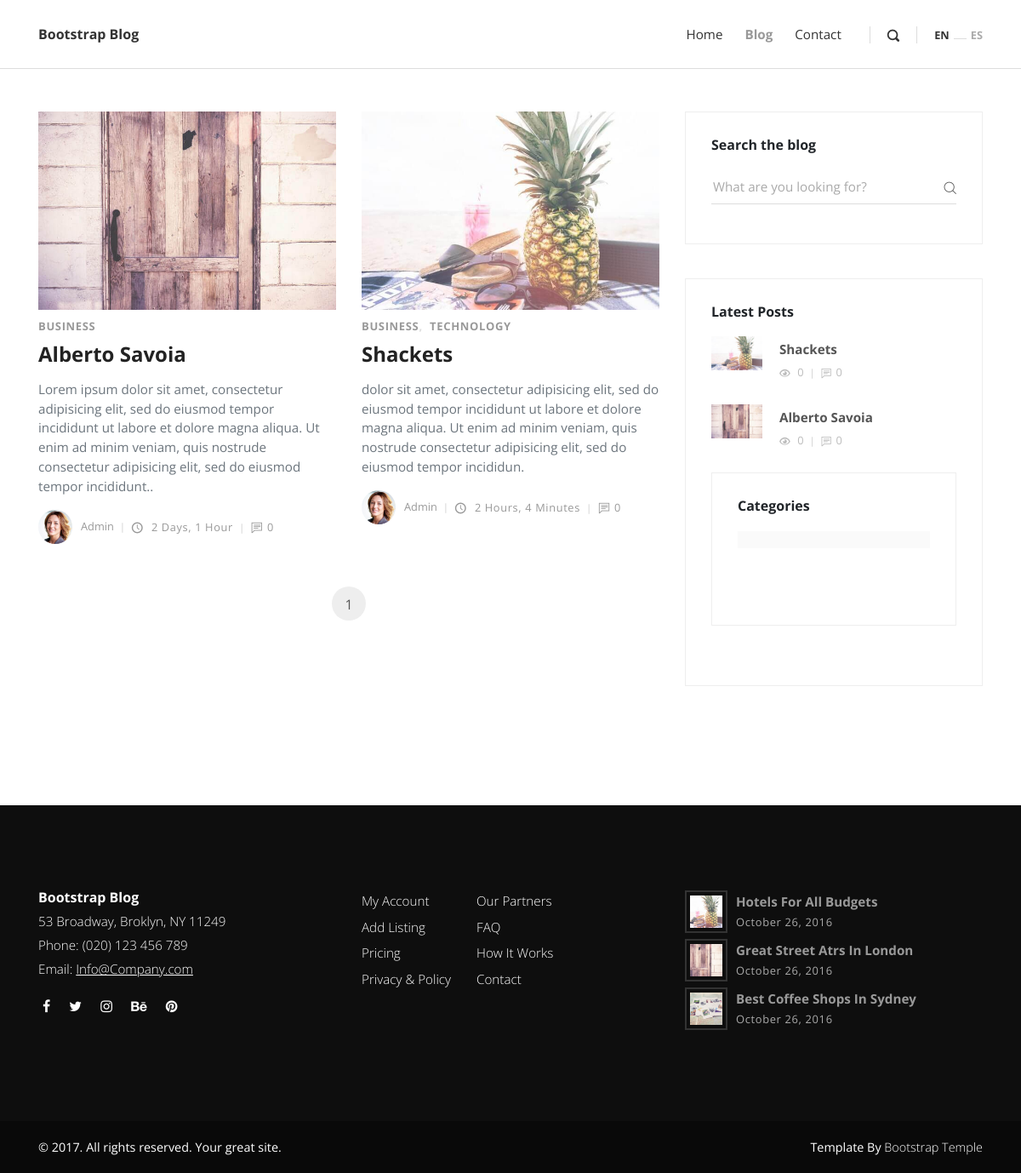
Page /post/ on the committed database.
### post/models.py (models this page shows, shortened)
class Post(models.Model):
    title = models.CharField(max_length=200)
    overview = models.TextField(_("overview"))
    content = models.TextField(_("content"))
    timestamp = models.DateTimeField(_("timestamp"), auto_now_add=True)
    author = models.ForeignKey(Author, verbose_name=_("author"), related_name='post_author', on_delete=models.CASCADE)
    thumbnail = models.ImageField(_("thumbnail"), upload_to='post/' , blank=True , null=True)
    category = models.ManyToManyField(Category, verbose_name=_("category"))
    featured = models.BooleanField(_("featured") , default=False)
    previous_post = models.ForeignKey("self", verbose_name=_("previous post"), related_name='previous', on_delete=models.SET_NULL , null=True , blank=True)
    next_post = models.ForeignKey("self", verbose_name=_("next post"),  related_name = 'next' ,on_delete=models.SET_NULL , null=True , blank=True)
    class Meta:
        verbose_name = _("Post")
        verbose_name_plural = _("Posts")
    def get_absolute_url(self):
        return reverse("post:post_detail", kwargs={"pk": self.pk})
    @property
    def comment_count(self):
        return Comment.objects.filter(post=self).count()
    @property
    def view_count(self):
        return PostView.objects.filter(post=self).count()

class Category(models.Model):
    title = models.CharField(max_length=200)
    class Meta:
        verbose_name = 'Category'
        verbose_name_plural = 'Categories'
    def __str__(self):
        return self.title

class Author(models.Model):
    user = models.OneToOneField(User, verbose_name=_("user"), on_delete=models.CASCADE)
    profile_img = models.ImageField(_("profile image "), upload_to='author/' , blank=True , null=True)
    class Meta:
        verbose_name = _("Author")
        verbose_name_plural = _("Authors")

### post/views.py (the view)
# urls.py: path('' , views.blog , name='blog'),
def blog(request):
    category_count = get_category_count()
    post_list = Post.objects.all()
    most_recent = Post.objects.order_by('-timestamp')[:3]
    paginator = Paginator(post_list , 3)
    page_request_var = 'page'
    page = request.GET.get(page_request_var)
    try:
        post_list  = paginator.page(page)
    except PageNotAnInteger:
        post_list = paginator.page(paginator.num_pages)
    context = {
        'post_list': post_list,
        'most_recent':most_recent,
        'page_request_var':page_request_var,
        'category_count':category_count,
    }
    return render(request , 'blog.html' , context)

### post/views.py (called while the page is built)
def get_category_count():
    post_list = Post.objects.values('category__title').annotate(Count('category__title'))
    return post_list

### templates/blog.html (shortened to what this page needs)
{% extends 'base.html' %}
{% load static %}
{% block content %}
    <div class="container">
      <div class="row">
        <main class="posts-listing col-lg-8">
          <div class="container">
            <div class="row">
              {% for post in post_list  %}
              <div class="post col-xl-6">
                <div class="post-thumbnail"><a href="{{ post.get_absolute_url }}"><img src="{{ post.thumbnail.url }}" alt="..." class="img-fluid"></a></div>
                <div class="post-details">
                  <div class="post-meta d-flex justify-content-between">
                    <div class="category">
                    {% for cat in post.category.all  %}
                    <a href="#">{{ cat }}</a>
                    {% endfor %}
                  </div>
                  </div><a href="{{ post.get_absolute_url }}">
                    <h3 class="h4">{{ post.title }}</h3></a>
                  <p class="text-muted">{{ post.overview }}.</p>
                  <footer class="post-footer d-flex align-items-center"><a href="#" class="author d-flex align-items-center flex-wrap">
                      <div class="avatar"><img src="{{ post.author.profile_img.url }}" alt="..." class="img-fluid"></div>
                      <div class="title"><span>{{post.author.user.username }}</span></div></a>
                    <div class="date"><i class="icon-clock"></i> {{ post.timestamp|timesince }}</div>
                    <div class="comments meta-last"><i class="icon-comment"></i>{{ post.comment_count }}</div>
                  </footer>
                </div>
              </div>
              {% endfor %}
            </div>
              <nav aria-label="Page navigation example">
                <ul class="pagination pagination-template d-flex justify-content-center">
                  <li class="page-item"><a href="?{{ page_request_var }}={{ post_list.number }}" class="page-link active">{{ post_list.number }}</a></li>
                </ul>
              </nav>
          </div>
        </main>
        {% include 'sidebar.html' with most_recent=most_recent category_count=category_count %}
      </div>
    </div>
{% endblock content %}

### templates/sidebar.html (shortened to what this page needs)
<aside class="col-lg-4">
    <div class="widget search">
    <header>
        <h3 class="h6">Search the blog</h3>
    </header>
    <form action="{% url 'post:search' %}" class="search-form">
        <div class="form-group">
        <input type="text" name="q" placeholder="What are you looking for?">
        <button type="submit" class="submit"><i class="icon-search"></i></button>
        </div>
    </form>
    </div>
    <div class="widget latest-posts">
    <header>
        <h3 class="h6">Latest Posts</h3>
    </header>
    <div class="blog-posts">
        {% for post in most_recent %}
        <a href="{{ post.get_absolute_url }}">
            <div class="item d-flex align-items-center">
            <div class="image"><img src="{{ post.thumbnail.url }}" alt="..." class="img-fluid"></div>
            <div class="title"><strong>{{ post.title }}</strong>
                <div class="d-flex align-items-center">
                <div class="views"><i class="icon-eye"></i> {{ post.view_count }}</div>
                <div class="comments"><i class="icon-comment"></i>{{ post.comment_count }}</div>
                </div>
            </div>
            </div>
        </a>
        {% endfor %}
    </div>
    <div class="widget categories">
    <header>
        <h3 class="h6">Categories</h3>
    </header>
    {% for cat in category_count %}
    <div class="item d-flex justify-content-between">
    </div>
    {% endfor %}
    </div>
</aside>

### rows in the picture
Post: thumbnail (picture), title "Alberto Savoia", overview "Lorem ipsum dolor sit amet, consectetur adipisicing elit, sed do eiusmod tempor incididunt ut labore et dolore magna aliqua. Ut enim ad minim veniam, quis nostrude consectetur adipisicing elit, sed do eiusmod tempor incididunt.", author.profile_img (picture), author.user.username "Admin", timestamp "2 Days, 1 Hour", comment_count "0", view_count "0"
Category: title "BUSINESS"
Post: thumbnail (picture), title "Shackets", overview "dolor sit amet, consectetur adipisicing elit, sed do eiusmod tempor incididunt ut labore et dolore magna aliqua. Ut enim ad minim veniam, quis nostrude consectetur adipisicing elit, sed do eiusmod tempor incididun", author.profile_img (picture), author.user.username "Admin", timestamp "2 Hours, 4 Minutes", comment_count "0", view_count "0"
Category: title "TECHNOLOGY"

### other values in the picture
{{ post_list.number }} "1"
